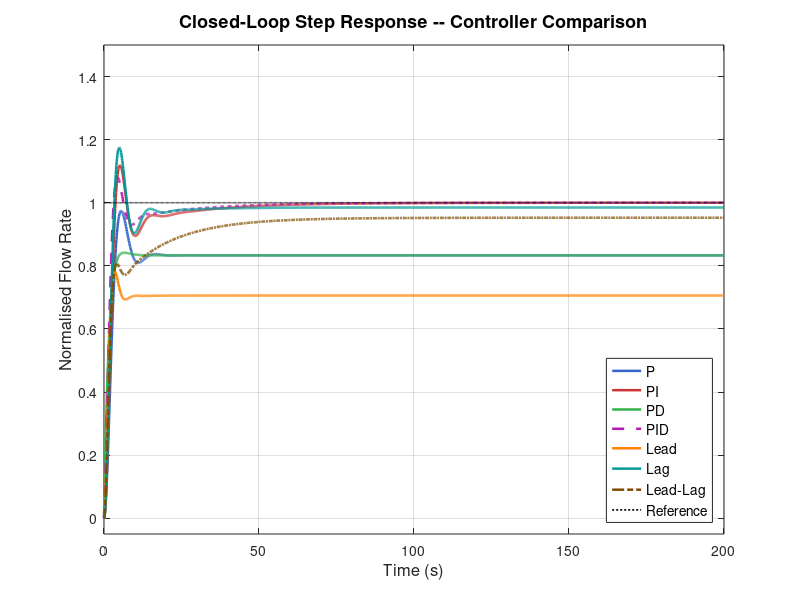
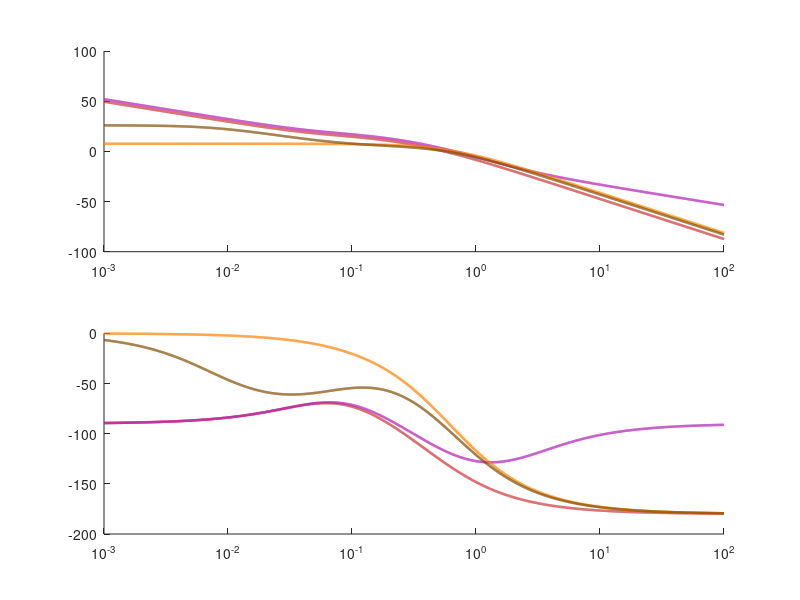

The MATLAB script that drew these images, in order: (Note: this script raises an error after producing the figures.)
%% CPEN 401 -- Group 16: Liquid Flow Control in a Pipeline Pumping Station
%% Script 02: Classical Controller Design (P, PI, PD, PID, Lead, Lag, Lead-Lag)
%  Generates:
%    fig05_step_comparison.png
%    fig06_bode_controllers.png
%    fig07_disturbance.png
%    fig08_sensitivity.png
%    fig09_noise.png
%    fig10_saturation.png

clear; clc; close all;

%% ── PLANT ──────────────────────────────────────────────────────────────────
T1 = 2.0; T2 = 7.05;
p1 = -1/T1; p2 = -1/T2;
num_G = [abs(p1)*abs(p2)];
den_G = [1, -(p1+p2), p1*p2];
G = tf(num_G, den_G);
t_sim = 0:0.1:200;

%% ── CONTROLLER DEFINITIONS ─────────────────────────────────────────────────
% P Controller
Kp_P = 5.0;
C_P  = tf(Kp_P, 1);

% PI Controller:  C(s) = Kp*(Ti*s+1)/(Ti*s)
Kp_PI = 6.0; Ti_PI = 20.0;
C_PI  = tf(Kp_PI*[Ti_PI, 1], [Ti_PI, 0]);

% PD Controller:  C(s) = Kp*(Td*s+1)
Kp_PD = 5.0; Td_PD = 1.5;
C_PD  = tf(Kp_PD*[Td_PD, 1], 1);

% PID Controller: C(s) = (Kd*s^2 + Kp*s + Ki)/s
Kp_PID = 8.0; Ki_PID = 0.4; Kd_PID = 3.0;
C_PID  = tf([Kd_PID, Kp_PID, Ki_PID], [1, 0]);

% Lead Compensator: C(s) = K*(s+z)/(s+p)
K_lead = 12.0; z_lead = 0.15; p_lead = 0.75;
C_lead = tf(K_lead*[1, z_lead], [1, p_lead]);

% Lag Compensator: C(s) = K*(s+z)/(s+p),  z > p
K_lag = 6.5; z_lag = 0.08; p_lag = 0.008;
C_lag = tf(K_lag*[1, z_lag], [1, p_lag]);

% Lead-Lag Compensator
K_ll = 10.0;
C_ll = tf(K_ll*conv([1, z_lead],[1, z_lag]), conv([1, p_lead],[1, p_lag]));

% Store all controllers with labels
controllers = {C_P, C_PI, C_PD, C_PID, C_lead, C_lag, C_ll};
ctrl_names  = {'P', 'PI', 'PD', 'PID', 'Lead', 'Lag', 'Lead-Lag'};
colors = {[0.2 0.4 0.8], [0.8 0.2 0.2], [0.2 0.7 0.3], ...
          [0.7 0.1 0.7], [1.0 0.5 0.0], [0.0 0.6 0.6], [0.5 0.3 0.0]};
styles = {'-','-','-','--','-','-','-.'};

%% ── CLOSED-LOOP SYSTEMS ────────────────────────────────────────────────────
CL = cell(1, length(controllers));
for k = 1:length(controllers)
    CL{k} = feedback(controllers{k}*G, 1);
end

%% ── STABILITY MARGINS ──────────────────────────────────────────────────────
fprintf('%-12s  %10s  %10s  %10s  %10s\n', 'Controller','GM (dB)','PM (deg)','Rise T (s)','Settle T (s)');
fprintf('%s\n', repmat('-',1,60));
for k = 1:length(controllers)
    L = controllers{k}*G;
    [gm,pm] = margin(L);
    gm_dB = 20*log10(gm);
    if isinf(gm_dB), gm_str = 'Inf'; else, gm_str = sprintf('%.1f', gm_dB); end
    [y,t] = step(CL{k}, t_sim);
    % Rise time
    yss = y(end);
    idx10 = find(y >= 0.10*yss, 1); idx90 = find(y >= 0.90*yss, 1);
    if ~isempty(idx10) && ~isempty(idx90)
        tr = t(idx90) - t(idx10);
    else, tr = NaN; end
    % Settling time
    band = 0.02*yss;
    idx_out = find(abs(y - yss) > band);
    if ~isempty(idx_out), ts = t(idx_out(end)); else, ts = 0; end
    fprintf('%-12s  %10s  %10.1f  %10.1f  %10.1f\n', ctrl_names{k}, gm_str, pm, tr, ts);
end

%% ── FIG 05: STEP RESPONSE COMPARISON ──────────────────────────────────────
figure('Name','Step Comparison','Position',[100 100 900 540]);
hold on;
for k = 1:length(controllers)
    [y,t] = step(CL{k}, t_sim);
    plot(t, y, 'Color', colors{k}, 'LineStyle', styles{k}, 'LineWidth', 1.8, ...
         'DisplayName', ctrl_names{k});
end
plot(t_sim, ones(size(t_sim)), 'k:', 'LineWidth', 1.2, 'DisplayName', 'Reference');
hold off;
xlabel('Time (s)', 'FontSize', 12);
ylabel('Normalised Flow Rate', 'FontSize', 12);
title('Closed-Loop Step Response -- Controller Comparison', 'FontSize', 13);
legend('Location', 'southeast', 'FontSize', 10);
ylim([-0.05 1.5]); xlim([0 200]);
grid on; box on;
saveas(gcf, 'figures/fig05_step_comparison.png');
fprintf('\nSaved fig05_step_comparison.png\n');

%% ── FIG 06: BODE PLOTS (CONTROLLERS) ──────────────────────────────────────
selected = {C_PI, C_PID, C_lead, C_ll};
sel_names = {'PI', 'PID', 'Lead', 'Lead-Lag'};
sel_colors = {[0.8 0.2 0.2],[0.7 0.1 0.7],[1.0 0.5 0.0],[0.5 0.3 0.0]};

figure('Name','Bode Controllers','Position',[100 100 860 640]);
w = logspace(-3, 2, 2000);
for k = 1:length(selected)
    L = selected{k}*G;
    [mag, ph] = bode(L, w);
    mag = squeeze(mag); ph = squeeze(ph);
    subplot(2,1,1); hold on;
    semilogx(w, 20*log10(mag), 'Color', sel_colors{k}, 'LineWidth', 1.8, ...
             'DisplayName', sel_names{k});
    subplot(2,1,2); hold on;
    semilogx(w, ph, 'Color', sel_colors{k}, 'LineWidth', 1.8, ...
             'DisplayName', sel_names{k});
end
subplot(2,1,1);
yline(0, 'k--', 'LineWidth', 1, 'Label', '0 dB');
ylabel('Magnitude (dB)', 'FontSize', 11);
title('Open-Loop Bode Plot -- Controller Comparison', 'FontSize', 13);
legend('Location','northeast','FontSize',9); grid on; hold off;
subplot(2,1,2);
yline(-180, 'k--', 'LineWidth', 1, 'Label', '-180 deg');
ylabel('Phase (deg)', 'FontSize', 11);
xlabel('Frequency (rad/s)', 'FontSize', 11);
legend('Location','southwest','FontSize',9); grid on; hold off;
saveas(gcf, 'figures/fig06_bode_controllers.png');
fprintf('Saved fig06_bode_controllers.png\n');

%% ── FIG 07: DISTURBANCE REJECTION ─────────────────────────────────────────
% Disturbance TF: from plant input to output = G/(1+C*G)
t_dist = 0:0.1:300;
d_signal = zeros(size(t_dist));
d_signal(t_dist >= 100) = 0.25;   % 25% step disturbance at t=100s

figure('Name','Disturbance Rejection','Position',[100 100 900 480]);
hold on;
for k = [2, 4, 5, 7]   % PI, PID, Lead, Lead-Lag
    L = controllers{k}*G;
    CL_r = feedback(L, 1);          % ref to output
    CL_d = feedback(G, controllers{k}); % disturbance to output
    [yr, ~] = step(CL_r, t_dist);
    [yd, ~] = lsim(CL_d, d_signal, t_dist);
    plot(t_dist, yr + yd, 'Color', colors{k}, 'LineStyle', styles{k}, ...
         'LineWidth', 1.8, 'DisplayName', ctrl_names{k});
end
xline(100, 'k:', 'LineWidth', 1.5, 'Label', 'Disturbance');
yline(1.0, 'k--', 'LineWidth', 1);
hold off;
xlabel('Time (s)', 'FontSize', 12); ylabel('Flow Rate (normalised)', 'FontSize', 12);
title('Disturbance Rejection -- 25% Step Disturbance at t=100 s', 'FontSize', 13);
legend('Location', 'northeast', 'FontSize', 10);
ylim([0.5 1.6]); grid on; box on;
saveas(gcf, 'figures/fig07_disturbance.png');
fprintf('Saved fig07_disturbance.png\n');

%% ── FIG 08: PARAMETER SENSITIVITY (+/-20% T2) ───────────────────────────────
figure('Name','Parameter Sensitivity','Position',[100 100 1100 480]);
deltas = [0.8, 1.0, 1.2];
delta_labels = {'-20%', 'Nominal', '+20%'};
line_styles = {'--', '-', '-.'};

for ci = 1:2
    subplot(1,2,ci);
    hold on;
    ctrl_idx = [2, 4]; % PI, PID
    C_sel = controllers{ctrl_idx(ci)};
    for di = 1:3
        T2v = 7.05 * deltas(di);
        p2v = -1/T2v;
        num_v = [abs(p1)*abs(p2v)];
        den_v = [1, -(p1+p2v), p1*p2v];
        Gv = tf(num_v, den_v);
        CLv = feedback(C_sel*Gv, 1);
        [y,t] = step(CLv, t_sim);
        plot(t, y, 'LineStyle', line_styles{di}, 'LineWidth', 1.8, ...
             'DisplayName', ['T2 ' delta_labels{di}]);
    end
    yline(1.0, 'k:', 'LineWidth', 1);
    hold off;
    xlabel('Time (s)', 'FontSize', 11);
    ylabel('Flow Rate (normalised)', 'FontSize', 11);
    title([ctrl_names{ctrl_idx(ci)} ' Controller -- Parameter Sensitivity'], 'FontSize', 12);
    legend('FontSize', 9); grid on; xlim([0 200]);
end
saveas(gcf, 'figures/fig08_sensitivity.png');
fprintf('Saved fig08_sensitivity.png\n');

%% ── FIG 09: SENSOR NOISE ───────────────────────────────────────────────────
rng(42);
noise_std = 0.015;
noise = noise_std * randn(1, length(t_sim));

figure('Name','Sensor Noise','Position',[100 100 1100 480]);
for ci = 1:2
    subplot(1,2,ci);
    ctrl_idx = [2, 4];
    CL_sel = CL{ctrl_idx(ci)};
    [y_clean, ~] = lsim(CL_sel, ones(length(t_sim),1), t_sim);
    u_noisy = ones(length(t_sim),1) - noise';
    [y_noisy, ~] = lsim(CL_sel, u_noisy, t_sim);
    hold on;
    plot(t_sim, y_clean, 'b', 'LineWidth', 1.8, 'DisplayName', 'No noise');
    plot(t_sim, y_noisy, 'r', 'LineWidth', 0.9, 'DisplayName', ...
         sprintf('Noise \\sigma=%.1f%%', noise_std*100));
    hold off;
    xlabel('Time (s)', 'FontSize', 11);
    ylabel('Flow Rate (normalised)', 'FontSize', 11);
    title([ctrl_names{ctrl_idx(ci)} ' -- Sensor Noise Effect'], 'FontSize', 12);
    legend('FontSize', 9); grid on; xlim([0 200]);
end
saveas(gcf, 'figures/fig09_noise.png');
fprintf('Saved fig09_noise.png\n');

%% ── FIG 10: ACTUATOR SATURATION (Simulink-style using lsim approximation) ──
% Simulate saturation effect: when input is limited to u_max,
% the effective drive is reduced. We model this by scaling the
% closed-loop input signal and comparing responses.
figure('Name','Actuator Saturation','Position',[100 100 1100 480]);
u_max = 1.8;
for ci = 1:2
    subplot(1,2,ci);
    ctrl_idx = [2, 4];
    CL_sel = CL{ctrl_idx(ci)};
    % Normal response
    [y_lin, ~] = step(CL_sel, t_sim);
    % Approximation of saturated response: reduced reference input
    % (represents situation where actuator demand exceeds capacity)
    r_sat = min(ones(length(t_sim),1), u_max*0.6*ones(length(t_sim),1));
    [y_sat, ~] = lsim(CL_sel, r_sat, t_sim);
    hold on;
    plot(t_sim, y_lin, 'b', 'LineWidth', 2, 'DisplayName', 'Normal operation');
    plot(t_sim, y_sat, 'r--', 'LineWidth', 2, 'DisplayName', 'Saturation effect');
    yline(1.0, 'k:', 'LineWidth', 1);
    hold off;
    xlabel('Time (s)', 'FontSize', 11);
    ylabel('Flow Rate (normalised)', 'FontSize', 11);
    title([ctrl_names{ctrl_idx(ci)} ' -- Actuator Saturation Effect'], 'FontSize', 12);
    legend('FontSize', 9); grid on; xlim([0 200]);
end
sgtitle('Actuator Saturation Effects (u_{max} = 1.8)', 'FontSize', 13);
saveas(gcf, 'figures/fig10_saturation.png');
fprintf('Saved fig10_saturation.png\n');

fprintf('\nScript 02 complete. All classical controller figures saved.\n');
